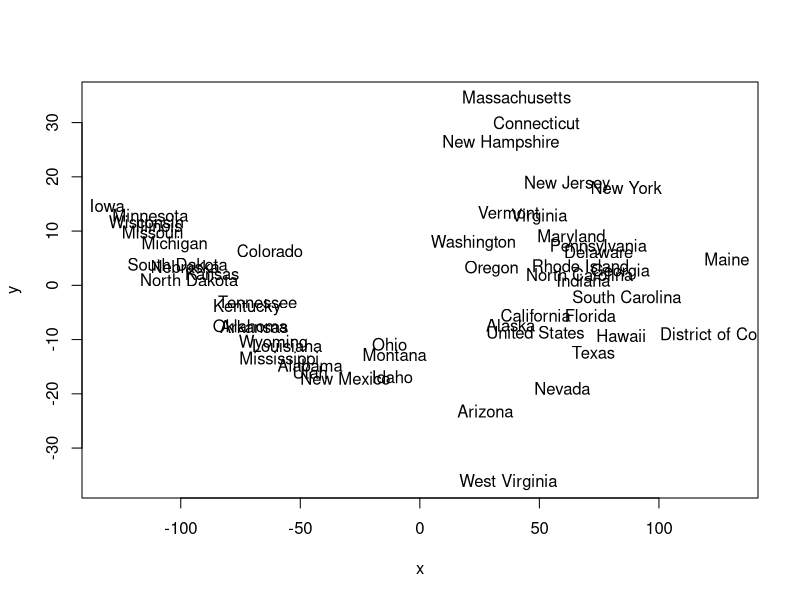

Source code (R):
education <- read.csv("data/education.csv",
                      header = TRUE)

ed.dis <- dist(education[,2:7])
ed.mds <- cmdscale(ed.dis)

x <- ed.mds[,1]
y <- ed.mds[,2]
plot(x,y,
     type = "n")
text(x, y,
     labels = education$state)